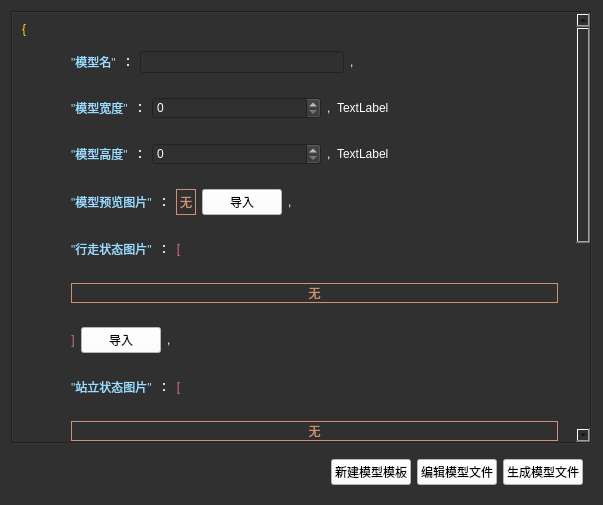
<?xml version="1.0" encoding="UTF-8"?>
<ui version="4.0">
 <class>CustomModelWindow</class>
 <widget class="QWidget" name="CustomModelWindow">
  <property name="geometry">
   <rect>
    <x>0</x>
    <y>0</y>
    <width>603</width>
    <height>505</height>
   </rect>
  </property>
  <property name="windowTitle">
   <string>Form</string>
  </property>
  <property name="styleSheet">
   <string notr="true">background-color : rgb(48, 48, 48);
/*background-color: #1F1F1F;*/</string>
  </property>
  <layout class="QVBoxLayout" name="verticalLayout_4">
   <item>
    <widget class="QScrollArea" name="scrollArea">
     <property name="styleSheet">
      <string notr="true"/>
     </property>
     <property name="frameShape">
      <enum>QFrame::Shape::Box</enum>
     </property>
     <property name="widgetResizable">
      <bool>true</bool>
     </property>
     <widget class="QWidget" name="scrollAreaWidgetContents_3">
      <property name="geometry">
       <rect>
        <x>0</x>
        <y>0</y>
        <width>567</width>
        <height>800</height>
       </rect>
      </property>
      <layout class="QVBoxLayout" name="verticalLayout_3">
       <item>
        <widget class="QLabel" name="label_3">
         <property name="styleSheet">
          <string notr="true">color: #FFD700;</string>
         </property>
         <property name="text">
          <string>{</string>
         </property>
        </widget>
       </item>
       <item>
        <widget class="QWidget" name="widget_35" native="true">
         <layout class="QHBoxLayout" name="horizontalLayout_120">
          <item>
           <spacer name="horizontalSpacer_232">
            <property name="orientation">
             <enum>Qt::Orientation::Horizontal</enum>
            </property>
            <property name="sizeType">
             <enum>QSizePolicy::Policy::Preferred</enum>
            </property>
            <property name="sizeHint" stdset="0">
             <size>
              <width>40</width>
              <height>20</height>
             </size>
            </property>
           </spacer>
          </item>
          <item>
           <widget class="QLabel" name="label_220">
            <property name="styleSheet">
             <string notr="true">color: #9CDCFE;</string>
            </property>
            <property name="text">
             <string>&quot;模型名&quot;</string>
            </property>
           </widget>
          </item>
          <item>
           <widget class="QLabel" name="label_221">
            <property name="styleSheet">
             <string notr="true">color : rgb(255, 255, 255)</string>
            </property>
            <property name="text">
             <string>：</string>
            </property>
           </widget>
          </item>
          <item>
           <widget class="QLineEdit" name="modelNameLineEdit">
            <property name="styleSheet">
             <string notr="true">color : rgb(255, 255, 255);</string>
            </property>
            <property name="inputMask">
             <string/>
            </property>
            <property name="text">
             <string/>
            </property>
           </widget>
          </item>
          <item>
           <widget class="QLabel" name="label_222">
            <property name="styleSheet">
             <string notr="true">color: rgb(255, 255, 255);</string>
            </property>
            <property name="text">
             <string>,</string>
            </property>
           </widget>
          </item>
          <item>
           <spacer name="horizontalSpacer_233">
            <property name="orientation">
             <enum>Qt::Orientation::Horizontal</enum>
            </property>
            <property name="sizeType">
             <enum>QSizePolicy::Policy::Expanding</enum>
            </property>
            <property name="sizeHint" stdset="0">
             <size>
              <width>40</width>
              <height>20</height>
             </size>
            </property>
           </spacer>
          </item>
         </layout>
        </widget>
       </item>
       <item>
        <widget class="QWidget" name="widget_36" native="true">
         <layout class="QHBoxLayout" name="horizontalLayout_121">
          <item>
           <spacer name="horizontalSpacer_234">
            <property name="orientation">
             <enum>Qt::Orientation::Horizontal</enum>
            </property>
            <property name="sizeType">
             <enum>QSizePolicy::Policy::Preferred</enum>
            </property>
            <property name="sizeHint" stdset="0">
             <size>
              <width>40</width>
              <height>20</height>
             </size>
            </property>
           </spacer>
          </item>
          <item>
           <widget class="QLabel" name="label_223">
            <property name="styleSheet">
             <string notr="true">color: #9CDCFE;</string>
            </property>
            <property name="text">
             <string>&quot;模型宽度&quot;</string>
            </property>
           </widget>
          </item>
          <item>
           <widget class="QLabel" name="label_224">
            <property name="styleSheet">
             <string notr="true">color : rgb(255, 255, 255);</string>
            </property>
            <property name="text">
             <string>：</string>
            </property>
           </widget>
          </item>
          <item>
           <widget class="QSpinBox" name="modelWidthSpinBox">
            <property name="sizePolicy">
             <sizepolicy hsizetype="Expanding" vsizetype="Fixed">
              <horstretch>0</horstretch>
              <verstretch>0</verstretch>
             </sizepolicy>
            </property>
            <property name="styleSheet">
             <string notr="true">color : rgb(255, 255, 255)</string>
            </property>
           </widget>
          </item>
          <item>
           <widget class="QLabel" name="label_225">
            <property name="styleSheet">
             <string notr="true">color: rgb(255, 255, 255);</string>
            </property>
            <property name="text">
             <string>,</string>
            </property>
           </widget>
          </item>
          <item>
           <widget class="QLabel" name="maxWidthLabel">
            <property name="styleSheet">
             <string notr="true">color : rgb(255, 255, 255);</string>
            </property>
            <property name="text">
             <string>TextLabel</string>
            </property>
           </widget>
          </item>
          <item>
           <spacer name="horizontalSpacer_235">
            <property name="orientation">
             <enum>Qt::Orientation::Horizontal</enum>
            </property>
            <property name="sizeHint" stdset="0">
             <size>
              <width>40</width>
              <height>20</height>
             </size>
            </property>
           </spacer>
          </item>
         </layout>
        </widget>
       </item>
       <item>
        <widget class="QWidget" name="widget_37" native="true">
         <layout class="QHBoxLayout" name="horizontalLayout_122">
          <item>
           <spacer name="horizontalSpacer_236">
            <property name="orientation">
             <enum>Qt::Orientation::Horizontal</enum>
            </property>
            <property name="sizeType">
             <enum>QSizePolicy::Policy::Preferred</enum>
            </property>
            <property name="sizeHint" stdset="0">
             <size>
              <width>40</width>
              <height>20</height>
             </size>
            </property>
           </spacer>
          </item>
          <item>
           <widget class="QLabel" name="label_137">
            <property name="styleSheet">
             <string notr="true">color: #9CDCFE;</string>
            </property>
            <property name="text">
             <string>&quot;模型高度&quot;</string>
            </property>
           </widget>
          </item>
          <item>
           <widget class="QLabel" name="label_226">
            <property name="styleSheet">
             <string notr="true">color : rgb(255, 255, 255);</string>
            </property>
            <property name="text">
             <string>：</string>
            </property>
           </widget>
          </item>
          <item>
           <widget class="QSpinBox" name="modelHeightSpinBox">
            <property name="sizePolicy">
             <sizepolicy hsizetype="Expanding" vsizetype="Fixed">
              <horstretch>0</horstretch>
              <verstretch>0</verstretch>
             </sizepolicy>
            </property>
            <property name="styleSheet">
             <string notr="true">color : rgb(255, 255, 255)</string>
            </property>
           </widget>
          </item>
          <item>
           <widget class="QLabel" name="label_227">
            <property name="styleSheet">
             <string notr="true">color: rgb(255, 255, 255);</string>
            </property>
            <property name="text">
             <string>,</string>
            </property>
           </widget>
          </item>
          <item>
           <widget class="QLabel" name="maxHeightLabel">
            <property name="styleSheet">
             <string notr="true">color : rgb(255, 255, 255);</string>
            </property>
            <property name="text">
             <string>TextLabel</string>
            </property>
           </widget>
          </item>
          <item>
           <spacer name="horizontalSpacer_237">
            <property name="orientation">
             <enum>Qt::Orientation::Horizontal</enum>
            </property>
            <property name="sizeHint" stdset="0">
             <size>
              <width>40</width>
              <height>20</height>
             </size>
            </property>
           </spacer>
          </item>
         </layout>
        </widget>
       </item>
       <item>
        <widget class="QWidget" name="widget_38" native="true">
         <layout class="QHBoxLayout" name="horizontalLayout_123">
          <item>
           <spacer name="horizontalSpacer_238">
            <property name="orientation">
             <enum>Qt::Orientation::Horizontal</enum>
            </property>
            <property name="sizeType">
             <enum>QSizePolicy::Policy::Preferred</enum>
            </property>
            <property name="sizeHint" stdset="0">
             <size>
              <width>40</width>
              <height>20</height>
             </size>
            </property>
           </spacer>
          </item>
          <item>
           <widget class="QLabel" name="label_228">
            <property name="styleSheet">
             <string notr="true">color: #9CDCFE;</string>
            </property>
            <property name="text">
             <string>&quot;模型预览图片&quot;</string>
            </property>
           </widget>
          </item>
          <item>
           <widget class="QLabel" name="label_229">
            <property name="styleSheet">
             <string notr="true">color : rgb(255, 255, 255);</string>
            </property>
            <property name="text">
             <string>：</string>
            </property>
           </widget>
          </item>
          <item>
           <widget class="QLabel" name="previewImageLabel">
            <property name="styleSheet">
             <string notr="true">border : 1px solid #CE9172;
color : #CE9172;</string>
            </property>
            <property name="frameShape">
             <enum>QFrame::Shape::Box</enum>
            </property>
            <property name="text">
             <string>无</string>
            </property>
           </widget>
          </item>
          <item>
           <widget class="QPushButton" name="previewImagePushButton">
            <property name="styleSheet">
             <string notr="true">color : rgb(0,0,0);
background-color : rgb(255, 255, 255)</string>
            </property>
            <property name="text">
             <string>导入</string>
            </property>
           </widget>
          </item>
          <item>
           <widget class="QLabel" name="label_230">
            <property name="styleSheet">
             <string notr="true">color: rgb(255, 255, 255);</string>
            </property>
            <property name="text">
             <string>,</string>
            </property>
           </widget>
          </item>
          <item>
           <spacer name="horizontalSpacer_239">
            <property name="orientation">
             <enum>Qt::Orientation::Horizontal</enum>
            </property>
            <property name="sizeHint" stdset="0">
             <size>
              <width>40</width>
              <height>20</height>
             </size>
            </property>
           </spacer>
          </item>
         </layout>
        </widget>
       </item>
       <item>
        <widget class="QWidget" name="widget_39" native="true">
         <layout class="QHBoxLayout" name="horizontalLayout_124">
          <item>
           <spacer name="horizontalSpacer_240">
            <property name="orientation">
             <enum>Qt::Orientation::Horizontal</enum>
            </property>
            <property name="sizeType">
             <enum>QSizePolicy::Policy::Preferred</enum>
            </property>
            <property name="sizeHint" stdset="0">
             <size>
              <width>40</width>
              <height>20</height>
             </size>
            </property>
           </spacer>
          </item>
          <item>
           <widget class="QLabel" name="label_231">
            <property name="styleSheet">
             <string notr="true">color: #9CDCFE;</string>
            </property>
            <property name="text">
             <string>&quot;行走状态图片&quot;</string>
            </property>
           </widget>
          </item>
          <item>
           <widget class="QLabel" name="label_232">
            <property name="styleSheet">
             <string notr="true">color : rgb(255, 255, 255);</string>
            </property>
            <property name="text">
             <string>：</string>
            </property>
           </widget>
          </item>
          <item>
           <widget class="QLabel" name="label_233">
            <property name="sizePolicy">
             <sizepolicy hsizetype="Preferred" vsizetype="Preferred">
              <horstretch>0</horstretch>
              <verstretch>0</verstretch>
             </sizepolicy>
            </property>
            <property name="styleSheet">
             <string notr="true">color: #DA65A1;</string>
            </property>
            <property name="text">
             <string>[</string>
            </property>
            <property name="alignment">
             <set>Qt::AlignmentFlag::AlignCenter</set>
            </property>
           </widget>
          </item>
          <item>
           <spacer name="horizontalSpacer_241">
            <property name="orientation">
             <enum>Qt::Orientation::Horizontal</enum>
            </property>
            <property name="sizeHint" stdset="0">
             <size>
              <width>40</width>
              <height>20</height>
             </size>
            </property>
           </spacer>
          </item>
         </layout>
        </widget>
       </item>
       <item>
        <widget class="QWidget" name="widget_40" native="true">
         <layout class="QHBoxLayout" name="horizontalLayout_125">
          <item>
           <spacer name="horizontalSpacer_242">
            <property name="orientation">
             <enum>Qt::Orientation::Horizontal</enum>
            </property>
            <property name="sizeType">
             <enum>QSizePolicy::Policy::Preferred</enum>
            </property>
            <property name="sizeHint" stdset="0">
             <size>
              <width>40</width>
              <height>20</height>
             </size>
            </property>
           </spacer>
          </item>
          <item>
           <widget class="QLabel" name="walkImageLabel">
            <property name="sizePolicy">
             <sizepolicy hsizetype="Expanding" vsizetype="Preferred">
              <horstretch>0</horstretch>
              <verstretch>0</verstretch>
             </sizepolicy>
            </property>
            <property name="styleSheet">
             <string notr="true">border : 1px solid #CE9172;
color  : #CE9172;</string>
            </property>
            <property name="frameShape">
             <enum>QFrame::Shape::Box</enum>
            </property>
            <property name="text">
             <string>无</string>
            </property>
            <property name="alignment">
             <set>Qt::AlignmentFlag::AlignCenter</set>
            </property>
           </widget>
          </item>
         </layout>
        </widget>
       </item>
       <item>
        <widget class="QWidget" name="widget_41" native="true">
         <property name="sizePolicy">
          <sizepolicy hsizetype="Preferred" vsizetype="Preferred">
           <horstretch>0</horstretch>
           <verstretch>0</verstretch>
          </sizepolicy>
         </property>
         <layout class="QHBoxLayout" name="horizontalLayout_126">
          <item>
           <spacer name="horizontalSpacer_243">
            <property name="orientation">
             <enum>Qt::Orientation::Horizontal</enum>
            </property>
            <property name="sizeType">
             <enum>QSizePolicy::Policy::Preferred</enum>
            </property>
            <property name="sizeHint" stdset="0">
             <size>
              <width>40</width>
              <height>20</height>
             </size>
            </property>
           </spacer>
          </item>
          <item>
           <widget class="QLabel" name="label_234">
            <property name="sizePolicy">
             <sizepolicy hsizetype="Preferred" vsizetype="Preferred">
              <horstretch>0</horstretch>
              <verstretch>0</verstretch>
             </sizepolicy>
            </property>
            <property name="styleSheet">
             <string notr="true">color: #DA65A1;</string>
            </property>
            <property name="text">
             <string>]</string>
            </property>
            <property name="alignment">
             <set>Qt::AlignmentFlag::AlignCenter</set>
            </property>
           </widget>
          </item>
          <item>
           <widget class="QPushButton" name="walkImagePushButton">
            <property name="styleSheet">
             <string notr="true">background-color : rgb(255,255,255);
color : rgb(0,0,0);</string>
            </property>
            <property name="text">
             <string>导入</string>
            </property>
           </widget>
          </item>
          <item>
           <widget class="QLabel" name="label_235">
            <property name="styleSheet">
             <string notr="true">color: rgb(255, 255, 255);</string>
            </property>
            <property name="text">
             <string>,</string>
            </property>
           </widget>
          </item>
          <item>
           <spacer name="horizontalSpacer_244">
            <property name="orientation">
             <enum>Qt::Orientation::Horizontal</enum>
            </property>
            <property name="sizeType">
             <enum>QSizePolicy::Policy::Expanding</enum>
            </property>
            <property name="sizeHint" stdset="0">
             <size>
              <width>40</width>
              <height>20</height>
             </size>
            </property>
           </spacer>
          </item>
         </layout>
        </widget>
       </item>
       <item>
        <widget class="QWidget" name="widget_42" native="true">
         <layout class="QHBoxLayout" name="horizontalLayout_127">
          <item>
           <spacer name="horizontalSpacer_245">
            <property name="orientation">
             <enum>Qt::Orientation::Horizontal</enum>
            </property>
            <property name="sizeType">
             <enum>QSizePolicy::Policy::Preferred</enum>
            </property>
            <property name="sizeHint" stdset="0">
             <size>
              <width>40</width>
              <height>20</height>
             </size>
            </property>
           </spacer>
          </item>
          <item>
           <widget class="QLabel" name="label_236">
            <property name="sizePolicy">
             <sizepolicy hsizetype="Preferred" vsizetype="Preferred">
              <horstretch>0</horstretch>
              <verstretch>0</verstretch>
             </sizepolicy>
            </property>
            <property name="styleSheet">
             <string notr="true">color: #9CDCFE;</string>
            </property>
            <property name="text">
             <string>&quot;站立状态图片&quot;</string>
            </property>
           </widget>
          </item>
          <item>
           <widget class="QLabel" name="label_237">
            <property name="styleSheet">
             <string notr="true">color : rgb(255, 255, 255);</string>
            </property>
            <property name="text">
             <string>：</string>
            </property>
           </widget>
          </item>
          <item>
           <widget class="QLabel" name="label_238">
            <property name="sizePolicy">
             <sizepolicy hsizetype="Preferred" vsizetype="Preferred">
              <horstretch>0</horstretch>
              <verstretch>0</verstretch>
             </sizepolicy>
            </property>
            <property name="styleSheet">
             <string notr="true">color: #DA65A1;</string>
            </property>
            <property name="text">
             <string>[</string>
            </property>
            <property name="alignment">
             <set>Qt::AlignmentFlag::AlignCenter</set>
            </property>
           </widget>
          </item>
          <item>
           <spacer name="horizontalSpacer_246">
            <property name="orientation">
             <enum>Qt::Orientation::Horizontal</enum>
            </property>
            <property name="sizeHint" stdset="0">
             <size>
              <width>40</width>
              <height>20</height>
             </size>
            </property>
           </spacer>
          </item>
         </layout>
        </widget>
       </item>
       <item>
        <widget class="QWidget" name="widget_43" native="true">
         <layout class="QHBoxLayout" name="horizontalLayout_128">
          <item>
           <spacer name="horizontalSpacer_247">
            <property name="orientation">
             <enum>Qt::Orientation::Horizontal</enum>
            </property>
            <property name="sizeType">
             <enum>QSizePolicy::Policy::Preferred</enum>
            </property>
            <property name="sizeHint" stdset="0">
             <size>
              <width>40</width>
              <height>20</height>
             </size>
            </property>
           </spacer>
          </item>
          <item>
           <widget class="QLabel" name="idleImageLabel">
            <property name="sizePolicy">
             <sizepolicy hsizetype="Expanding" vsizetype="Preferred">
              <horstretch>0</horstretch>
              <verstretch>0</verstretch>
             </sizepolicy>
            </property>
            <property name="styleSheet">
             <string notr="true">border : 1px solid #CE9172;
color  : #CE9172;</string>
            </property>
            <property name="frameShape">
             <enum>QFrame::Shape::Box</enum>
            </property>
            <property name="text">
             <string>无</string>
            </property>
            <property name="alignment">
             <set>Qt::AlignmentFlag::AlignCenter</set>
            </property>
           </widget>
          </item>
         </layout>
        </widget>
       </item>
       <item>
        <widget class="QWidget" name="widget_44" native="true">
         <layout class="QHBoxLayout" name="horizontalLayout_129">
          <item>
           <spacer name="horizontalSpacer_248">
            <property name="orientation">
             <enum>Qt::Orientation::Horizontal</enum>
            </property>
            <property name="sizeType">
             <enum>QSizePolicy::Policy::Preferred</enum>
            </property>
            <property name="sizeHint" stdset="0">
             <size>
              <width>40</width>
              <height>20</height>
             </size>
            </property>
           </spacer>
          </item>
          <item>
           <widget class="QLabel" name="previewImageLabel_16">
            <property name="sizePolicy">
             <sizepolicy hsizetype="Preferred" vsizetype="Preferred">
              <horstretch>0</horstretch>
              <verstretch>0</verstretch>
             </sizepolicy>
            </property>
            <property name="styleSheet">
             <string notr="true">color: #DA65A1;</string>
            </property>
            <property name="text">
             <string>]</string>
            </property>
            <property name="alignment">
             <set>Qt::AlignmentFlag::AlignCenter</set>
            </property>
           </widget>
          </item>
          <item>
           <widget class="QPushButton" name="idleImagePushButton">
            <property name="styleSheet">
             <string notr="true">background-color : rgb(255,255,255);
color : rgb(0,0,0);</string>
            </property>
            <property name="text">
             <string>导入</string>
            </property>
           </widget>
          </item>
          <item>
           <widget class="QLabel" name="label_239">
            <property name="styleSheet">
             <string notr="true">color: rgb(255, 255, 255);</string>
            </property>
            <property name="text">
             <string>,</string>
            </property>
           </widget>
          </item>
          <item>
           <spacer name="horizontalSpacer_249">
            <property name="orientation">
             <enum>Qt::Orientation::Horizontal</enum>
            </property>
            <property name="sizeHint" stdset="0">
             <size>
              <width>40</width>
              <height>20</height>
             </size>
            </property>
           </spacer>
          </item>
         </layout>
        </widget>
       </item>
       <item>
        <widget class="QWidget" name="widget_45" native="true">
         <layout class="QHBoxLayout" name="horizontalLayout_130">
          <item>
           <spacer name="horizontalSpacer_250">
            <property name="orientation">
             <enum>Qt::Orientation::Horizontal</enum>
            </property>
            <property name="sizeType">
             <enum>QSizePolicy::Policy::Preferred</enum>
            </property>
            <property name="sizeHint" stdset="0">
             <size>
              <width>40</width>
              <height>20</height>
             </size>
            </property>
           </spacer>
          </item>
          <item>
           <widget class="QLabel" name="label_240">
            <property name="styleSheet">
             <string notr="true">color: #9CDCFE;</string>
            </property>
            <property name="text">
             <string>&quot;特殊状态&quot;</string>
            </property>
           </widget>
          </item>
          <item>
           <widget class="QLabel" name="label_241">
            <property name="styleSheet">
             <string notr="true">color : rgb(255, 255, 255);</string>
            </property>
            <property name="text">
             <string>：</string>
            </property>
           </widget>
          </item>
          <item>
           <widget class="QLabel" name="label_242">
            <property name="styleSheet">
             <string notr="true">color: #DA65A1;</string>
            </property>
            <property name="text">
             <string>{</string>
            </property>
           </widget>
          </item>
          <item>
           <spacer name="horizontalSpacer_251">
            <property name="orientation">
             <enum>Qt::Orientation::Horizontal</enum>
            </property>
            <property name="sizeHint" stdset="0">
             <size>
              <width>40</width>
              <height>20</height>
             </size>
            </property>
           </spacer>
          </item>
         </layout>
        </widget>
       </item>
       <item>
        <widget class="QWidget" name="widget_46" native="true">
         <property name="styleSheet">
          <string notr="true"/>
         </property>
         <layout class="QHBoxLayout" name="horizontalLayout_131">
          <item>
           <spacer name="horizontalSpacer_252">
            <property name="orientation">
             <enum>Qt::Orientation::Horizontal</enum>
            </property>
            <property name="sizeType">
             <enum>QSizePolicy::Policy::Preferred</enum>
            </property>
            <property name="sizeHint" stdset="0">
             <size>
              <width>40</width>
              <height>20</height>
             </size>
            </property>
           </spacer>
          </item>
          <item>
           <spacer name="horizontalSpacer_253">
            <property name="orientation">
             <enum>Qt::Orientation::Horizontal</enum>
            </property>
            <property name="sizeType">
             <enum>QSizePolicy::Policy::Preferred</enum>
            </property>
            <property name="sizeHint" stdset="0">
             <size>
              <width>40</width>
              <height>20</height>
             </size>
            </property>
           </spacer>
          </item>
          <item>
           <widget class="QLabel" name="label">
            <property name="styleSheet">
             <string notr="true">color: #9CDCFE;</string>
            </property>
            <property name="text">
             <string>&quot;特殊状态名字&quot;</string>
            </property>
           </widget>
          </item>
          <item>
           <widget class="QLabel" name="label_243">
            <property name="styleSheet">
             <string notr="true">color : rgb(255, 255, 255);</string>
            </property>
            <property name="text">
             <string>：</string>
            </property>
           </widget>
          </item>
          <item>
           <widget class="QLineEdit" name="specialStatusNameLineEdit">
            <property name="autoFillBackground">
             <bool>false</bool>
            </property>
            <property name="styleSheet">
             <string notr="true">color : rgb(255, 255, 255);</string>
            </property>
           </widget>
          </item>
          <item>
           <widget class="QLabel" name="label_244">
            <property name="styleSheet">
             <string notr="true">color: rgb(255, 255, 255);</string>
            </property>
            <property name="text">
             <string>,</string>
            </property>
           </widget>
          </item>
         </layout>
        </widget>
       </item>
       <item>
        <widget class="QWidget" name="widget_47" native="true">
         <layout class="QHBoxLayout" name="horizontalLayout_132">
          <item>
           <spacer name="horizontalSpacer_254">
            <property name="orientation">
             <enum>Qt::Orientation::Horizontal</enum>
            </property>
            <property name="sizeType">
             <enum>QSizePolicy::Policy::Preferred</enum>
            </property>
            <property name="sizeHint" stdset="0">
             <size>
              <width>40</width>
              <height>20</height>
             </size>
            </property>
           </spacer>
          </item>
          <item>
           <spacer name="horizontalSpacer_255">
            <property name="orientation">
             <enum>Qt::Orientation::Horizontal</enum>
            </property>
            <property name="sizeType">
             <enum>QSizePolicy::Policy::Preferred</enum>
            </property>
            <property name="sizeHint" stdset="0">
             <size>
              <width>40</width>
              <height>20</height>
             </size>
            </property>
           </spacer>
          </item>
          <item>
           <widget class="QLabel" name="label_245">
            <property name="styleSheet">
             <string notr="true">color: #9CDCFE;</string>
            </property>
            <property name="text">
             <string>&quot;特殊状态图片&quot;</string>
            </property>
            <property name="scaledContents">
             <bool>false</bool>
            </property>
           </widget>
          </item>
          <item>
           <widget class="QLabel" name="label_246">
            <property name="styleSheet">
             <string notr="true">color : rgb(255, 255, 255);</string>
            </property>
            <property name="text">
             <string>：</string>
            </property>
           </widget>
          </item>
          <item>
           <widget class="QLabel" name="label_247">
            <property name="styleSheet">
             <string notr="true">color: #179DFF;</string>
            </property>
            <property name="text">
             <string>[</string>
            </property>
           </widget>
          </item>
          <item>
           <spacer name="horizontalSpacer_256">
            <property name="orientation">
             <enum>Qt::Orientation::Horizontal</enum>
            </property>
            <property name="sizeHint" stdset="0">
             <size>
              <width>40</width>
              <height>20</height>
             </size>
            </property>
           </spacer>
          </item>
         </layout>
        </widget>
       </item>
       <item>
        <widget class="QWidget" name="widget_48" native="true">
         <layout class="QHBoxLayout" name="horizontalLayout_133">
          <item>
           <spacer name="horizontalSpacer_257">
            <property name="orientation">
             <enum>Qt::Orientation::Horizontal</enum>
            </property>
            <property name="sizeType">
             <enum>QSizePolicy::Policy::Preferred</enum>
            </property>
            <property name="sizeHint" stdset="0">
             <size>
              <width>40</width>
              <height>20</height>
             </size>
            </property>
           </spacer>
          </item>
          <item>
           <spacer name="horizontalSpacer_258">
            <property name="orientation">
             <enum>Qt::Orientation::Horizontal</enum>
            </property>
            <property name="sizeType">
             <enum>QSizePolicy::Policy::Preferred</enum>
            </property>
            <property name="sizeHint" stdset="0">
             <size>
              <width>40</width>
              <height>20</height>
             </size>
            </property>
           </spacer>
          </item>
          <item>
           <widget class="QLabel" name="specialImageLabel">
            <property name="sizePolicy">
             <sizepolicy hsizetype="Expanding" vsizetype="Preferred">
              <horstretch>0</horstretch>
              <verstretch>0</verstretch>
             </sizepolicy>
            </property>
            <property name="styleSheet">
             <string notr="true">border : 1px solid #CE9172;
color  : #CE9172;</string>
            </property>
            <property name="frameShape">
             <enum>QFrame::Shape::NoFrame</enum>
            </property>
            <property name="text">
             <string>无</string>
            </property>
            <property name="alignment">
             <set>Qt::AlignmentFlag::AlignCenter</set>
            </property>
           </widget>
          </item>
         </layout>
        </widget>
       </item>
       <item>
        <widget class="QWidget" name="widget_49" native="true">
         <layout class="QHBoxLayout" name="horizontalLayout_134">
          <item>
           <spacer name="horizontalSpacer_259">
            <property name="orientation">
             <enum>Qt::Orientation::Horizontal</enum>
            </property>
            <property name="sizeType">
             <enum>QSizePolicy::Policy::Preferred</enum>
            </property>
            <property name="sizeHint" stdset="0">
             <size>
              <width>40</width>
              <height>20</height>
             </size>
            </property>
           </spacer>
          </item>
          <item>
           <spacer name="horizontalSpacer_260">
            <property name="orientation">
             <enum>Qt::Orientation::Horizontal</enum>
            </property>
            <property name="sizeType">
             <enum>QSizePolicy::Policy::Preferred</enum>
            </property>
            <property name="sizeHint" stdset="0">
             <size>
              <width>40</width>
              <height>20</height>
             </size>
            </property>
           </spacer>
          </item>
          <item>
           <widget class="QLabel" name="walkImageLabel_16">
            <property name="sizePolicy">
             <sizepolicy hsizetype="Preferred" vsizetype="Preferred">
              <horstretch>0</horstretch>
              <verstretch>0</verstretch>
             </sizepolicy>
            </property>
            <property name="styleSheet">
             <string notr="true">color: #179DFF;</string>
            </property>
            <property name="text">
             <string>]</string>
            </property>
            <property name="alignment">
             <set>Qt::AlignmentFlag::AlignCenter</set>
            </property>
           </widget>
          </item>
          <item>
           <widget class="QPushButton" name="specialImagePushButton">
            <property name="styleSheet">
             <string notr="true">color : rgb(0,0,0);
background-color : rgb(255, 255, 255)</string>
            </property>
            <property name="text">
             <string>导入</string>
            </property>
           </widget>
          </item>
          <item>
           <widget class="QLabel" name="label_248">
            <property name="styleSheet">
             <string notr="true">color: rgb(255, 255, 255);</string>
            </property>
            <property name="text">
             <string>,</string>
            </property>
           </widget>
          </item>
          <item>
           <spacer name="horizontalSpacer_261">
            <property name="orientation">
             <enum>Qt::Orientation::Horizontal</enum>
            </property>
            <property name="sizeHint" stdset="0">
             <size>
              <width>40</width>
              <height>20</height>
             </size>
            </property>
           </spacer>
          </item>
         </layout>
        </widget>
       </item>
       <item>
        <widget class="QWidget" name="widget_50" native="true">
         <layout class="QHBoxLayout" name="horizontalLayout_135">
          <item>
           <spacer name="horizontalSpacer_262">
            <property name="orientation">
             <enum>Qt::Orientation::Horizontal</enum>
            </property>
            <property name="sizeType">
             <enum>QSizePolicy::Policy::Preferred</enum>
            </property>
            <property name="sizeHint" stdset="0">
             <size>
              <width>40</width>
              <height>20</height>
             </size>
            </property>
           </spacer>
          </item>
          <item>
           <widget class="QLabel" name="label_249">
            <property name="styleSheet">
             <string notr="true">color: #DA65A1;</string>
            </property>
            <property name="text">
             <string>}</string>
            </property>
           </widget>
          </item>
          <item>
           <spacer name="horizontalSpacer_263">
            <property name="orientation">
             <enum>Qt::Orientation::Horizontal</enum>
            </property>
            <property name="sizeHint" stdset="0">
             <size>
              <width>40</width>
              <height>20</height>
             </size>
            </property>
           </spacer>
          </item>
         </layout>
        </widget>
       </item>
       <item>
        <widget class="QLabel" name="label_250">
         <property name="styleSheet">
          <string notr="true">color: #FFD700;</string>
         </property>
         <property name="text">
          <string>}</string>
         </property>
        </widget>
       </item>
       <item>
        <widget class="QWidget" name="widget_51" native="true">
         <layout class="QHBoxLayout" name="horizontalLayout_136">
          <property name="leftMargin">
           <number>9</number>
          </property>
          <property name="topMargin">
           <number>0</number>
          </property>
          <property name="rightMargin">
           <number>9</number>
          </property>
          <property name="bottomMargin">
           <number>0</number>
          </property>
         </layout>
        </widget>
       </item>
      </layout>
     </widget>
    </widget>
   </item>
   <item>
    <widget class="QWidget" name="widget_52" native="true">
     <layout class="QHBoxLayout" name="horizontalLayout">
      <item>
       <spacer name="horizontalSpacer_264">
        <property name="orientation">
         <enum>Qt::Orientation::Horizontal</enum>
        </property>
        <property name="sizeHint" stdset="0">
         <size>
          <width>478</width>
          <height>20</height>
         </size>
        </property>
       </spacer>
      </item>
      <item>
       <widget class="QPushButton" name="createModelFilePushButton">
        <property name="styleSheet">
         <string notr="true">background-color : rgb(255, 255, 255);
color : rgb(0,0,0);</string>
        </property>
        <property name="text">
         <string>新建模型模板</string>
        </property>
       </widget>
      </item>
      <item>
       <widget class="QPushButton" name="editModelFilePushButton">
        <property name="styleSheet">
         <string notr="true">background-color : rgb(255, 255, 255); 
color : rgb(0, 0, 0);</string>
        </property>
        <property name="text">
         <string>编辑模型文件</string>
        </property>
       </widget>
      </item>
      <item>
       <widget class="QPushButton" name="generatePushButton">
        <property name="styleSheet">
         <string notr="true">color : rgb(0,0,0);
background-color : rgb(255, 255, 255)</string>
        </property>
        <property name="text">
         <string>生成模型文件</string>
        </property>
       </widget>
      </item>
     </layout>
    </widget>
   </item>
  </layout>
 </widget>
 <resources/>
 <connections/>
</ui>
